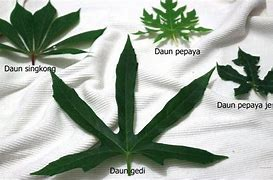
#> input picture DAUN.jpg, 273 x 180 px
$ python 'ltihan 2 bbin.py'
#> lines starting #> are read from the running program, lines starting #| are printed output that depends on the picture; after the words box and inside, x2 and y2 are one past the last pixel; in counts of white or black regions, pixels touching at a corner belong together
import cv2 as cv
from matplotlib import pyplot as plt

img= cv.imread('DAUN.jpg',0)
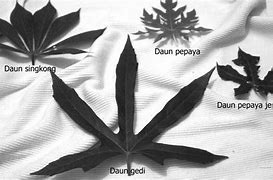
#> img: shape (180, 273); min 0, max 255, mean 168.3
edges= cv.Canny(img,100,200)
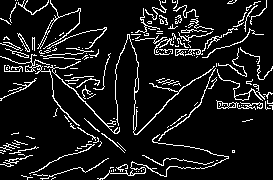
#> edges: shape (180, 273); 10.2% white in thin lines or dots
plt.subplot(121),plt.imshow(img,cmap='gray')
plt.title('original immage'), plt.xticks([]),plt.yticks([])
plt.subplot(122),plt.imshow(edges,cmap='gray')
plt.title('edges image'), plt.xticks([]),plt.yticks([])
plt.show()
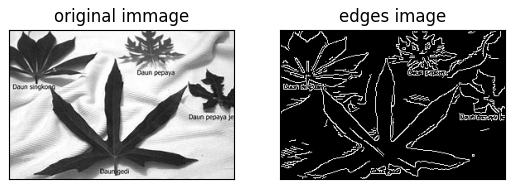
#> figure drawn by matplotlib, 2 panels

cv.imshow('original',img)
cv.imshow('Canny', edges)
cv.waitKey(0)
cv.destroyAllWindows()

$ run again, with lathan 1 bibin.png saved as DAUN.jpg
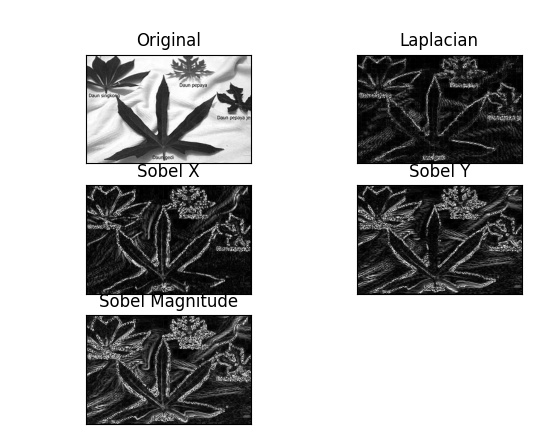
#> input picture lathan 1 bibin.png, 543 x 441 px
#> img is the input picture: shape (441, 543); min 0, max 255, mean 180.9
#> `edges= cv.Canny(img,100,200)`:
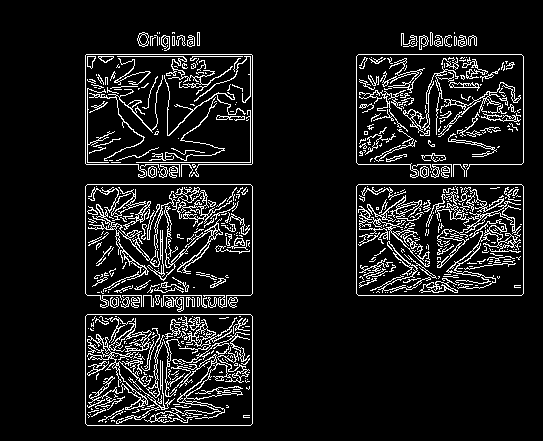
#> edges: shape (441, 543); 9.7% white in thin lines or dots, all inside (x1, y1, x2, y2) = (85, 32, 524, 426)
#> `plt.show()`:
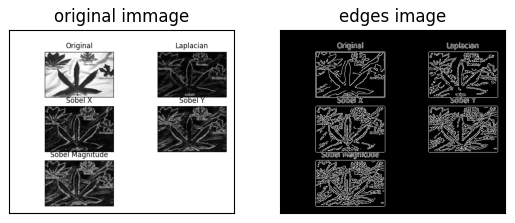
#> figure drawn by matplotlib, 2 panels

$ run again, with latihan 2 bibin.png saved as DAUN.jpg
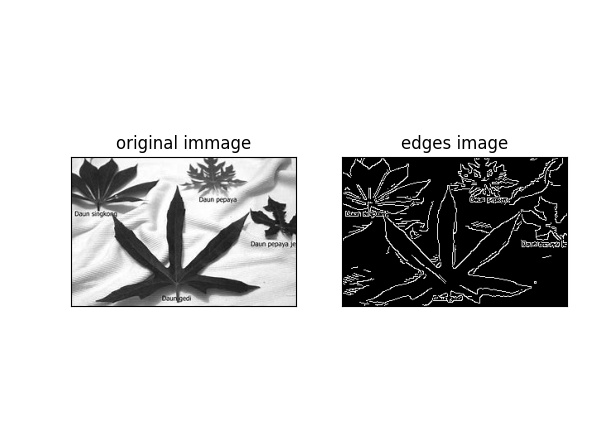
#> input picture latihan 2 bibin.png, 606 x 421 px
#> img is the input picture: shape (421, 606); min 0, max 255, mean 211.4
#> `edges= cv.Canny(img,100,200)`:
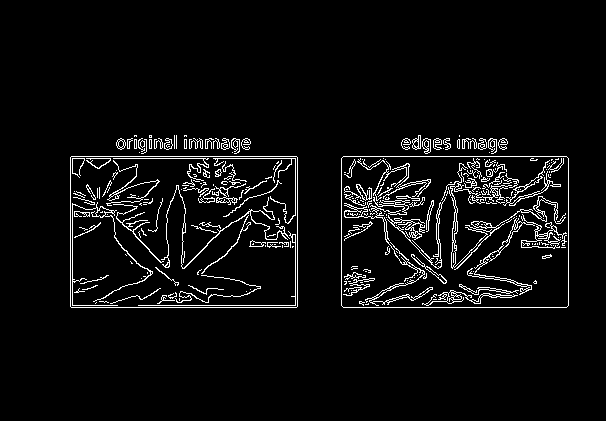
#> edges: shape (421, 606); 4.9% white in thin lines or dots, all inside (x1, y1, x2, y2) = (70, 135, 569, 308)
#> `plt.show()`:
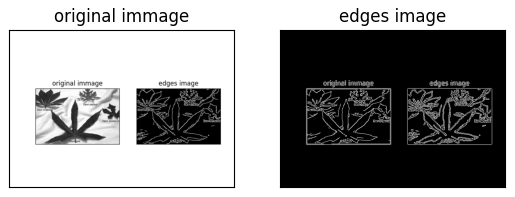
#> figure drawn by matplotlib, 2 panels

$ run again, with soal 2 bibin.png saved as DAUN.jpg
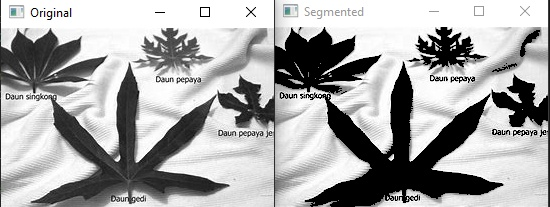
#> input picture soal 2 bibin.png, 550 x 207 px
#> `edges= cv.Canny(img,100,200)`:
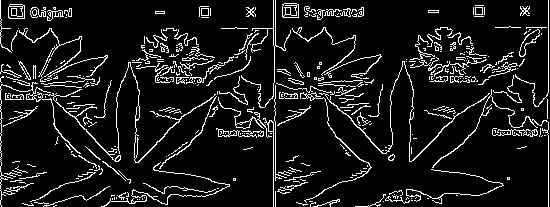
#> edges: shape (207, 550); 9.7% white in thin lines or dots
#> `plt.show()`:
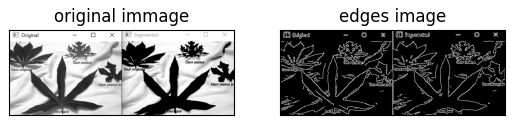
#> figure drawn by matplotlib, 2 panels
